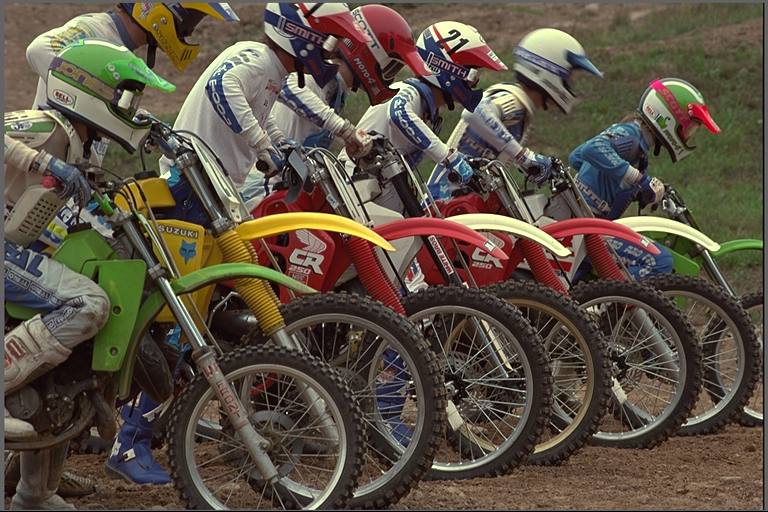
#> input picture lab1/lab1_color.png, 768 x 512 px
$ python zad2.py
#> lines starting #> are read from the running program, lines starting #| are printed output that depends on the picture
import matplotlib.pyplot as plt
import matplotlib.image as mpimg

size = 150, 77 # wymiary fragmentu
coord = 50, 100 # współrzędne punktu początkowego fragmentu

img = mpimg.imread('lab1_color.png')
#> img is the input picture: shape (512, 768, 3) float32; mean R, G, B 0.359, 0.318, 0.265

plt.subplot(1, 2, 1)
plt.title("Oryginał")
plt.imshow(img)

plt.subplot(1, 2, 2)
plt.title("Wycięty fragment")
plt.imshow(img[coord[0]:coord[0] + size[0], coord[1]:coord[1] + size[1]])

plt.imsave('ZapisDoPliku.jpg', img[coord[0]:coord[0] + size[0], coord[1]:coord[1] + size[1]])
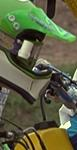
#> saved as ZapisDoPliku.jpg: shape (150, 77, 3); mean R, G, B 93.7, 97.3, 68.5
plt.show()
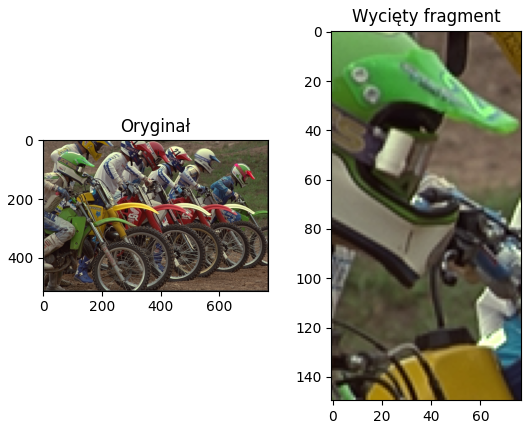
#> figure drawn by matplotlib, 2 panels

$ run again, with lab1/lab1wynik1.png copied over lab1/lab1_color.png
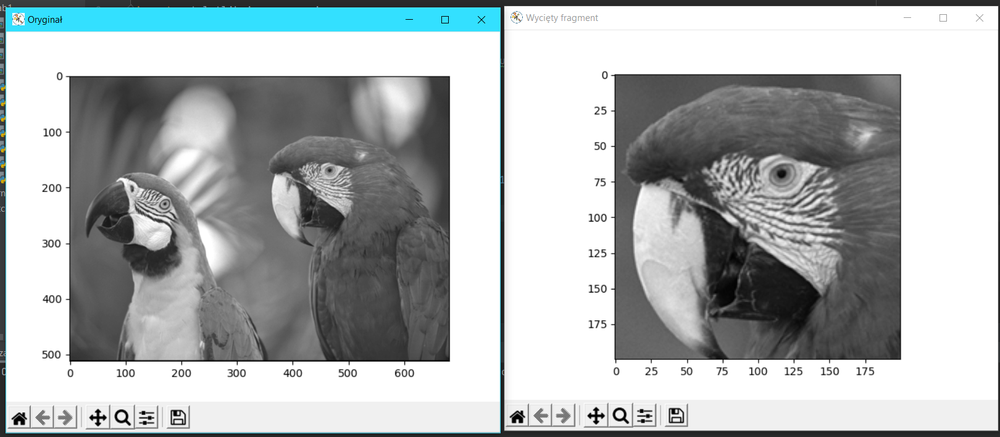
#> input picture lab1/lab1wynik1.png, 1000 x 437 px, shrunk from 1620 x 708 before the run
#> img is the input picture: shape (437, 1000, 4) float32; mean R, G, B, A 0.683, 0.702, 0.706, 1
#> `plt.imsave('ZapisDoPliku.jpg', img[coord[0]:coord[0] + size[0], coord[..`:
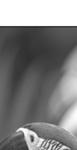
#> saved as ZapisDoPliku.jpg: shape (150, 77, 3); min 41, max 255, mean 129.5
#> `plt.show()`:
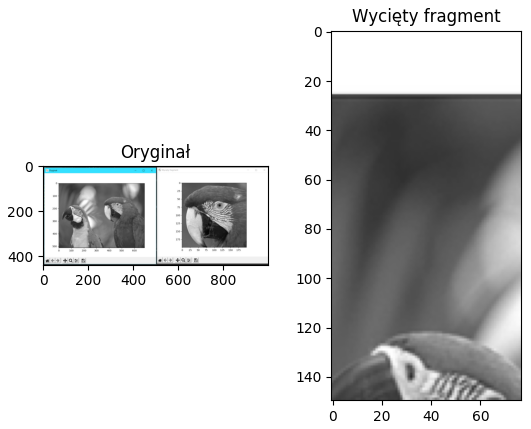
#> figure drawn by matplotlib, 2 panels

$ run again, with lab1/lab1wynik3_1.png copied over lab1/lab1_color.png
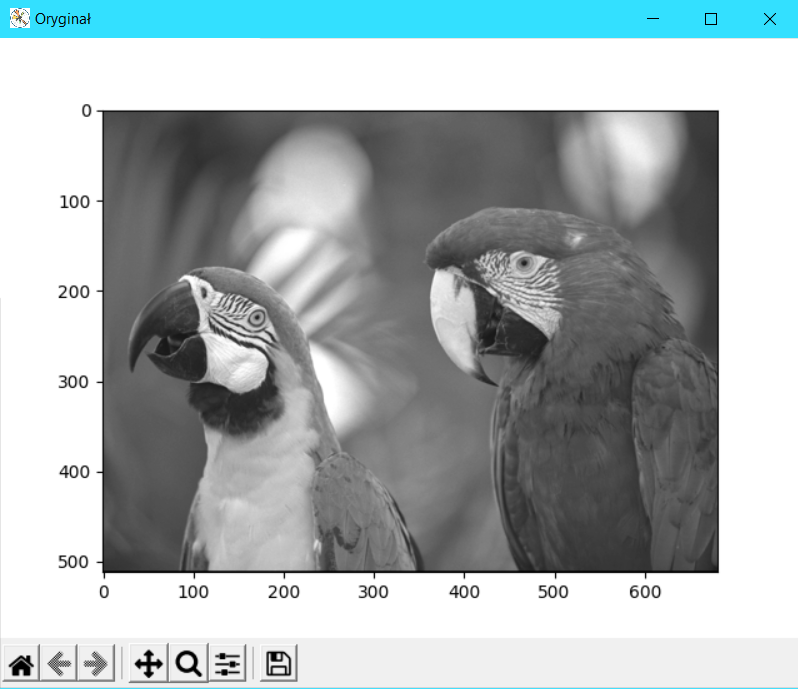
#> input picture lab1/lab1wynik3_1.png, 798 x 689 px
#> img is the input picture: shape (689, 798, 4) float32; mean R, G, B, A 0.652, 0.69, 0.696, 1
#> `plt.imsave('ZapisDoPliku.jpg', img[coord[0]:coord[0] + size[0], coord[..`:
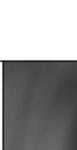
#> saved as ZapisDoPliku.jpg: shape (150, 77, 3); min 0, max 255, mean 153.8
#> `plt.show()`:
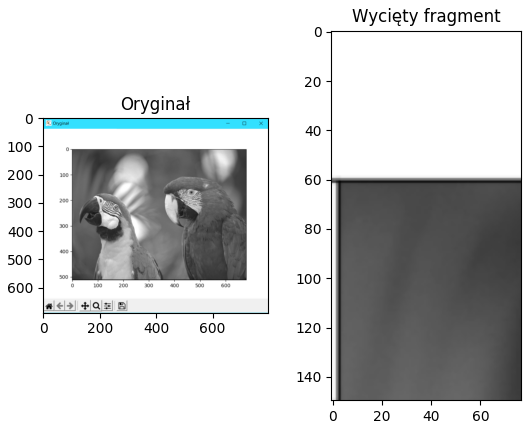
#> figure drawn by matplotlib, 2 panels
